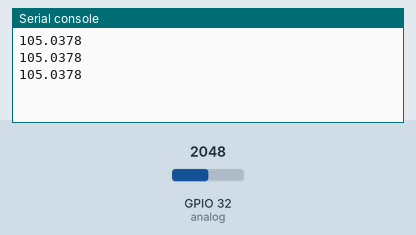
This program was run on a simulated ESP32 board running MicroPython. Shown: the last lines printed to the serial console. Inputs (shaded band) come from the test bench; at power-on: GPIO 32 (analog) = 2048 (analog values on the 0–4095 scale).

Above: at 1.2 s.
1.3 s: GPIO 32 (analog) set to 2866
At 1.9 s:
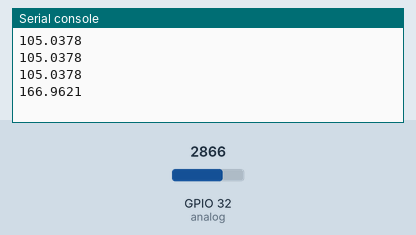
2.8 s: GPIO 32 (analog) set to 3603
At 3.4 s:
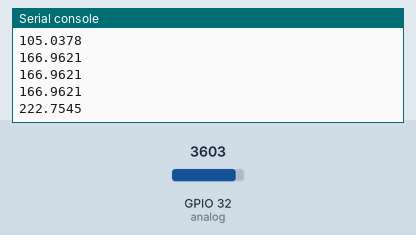
Timing chart, 0 to 5.8 s (numbered marks = the images above; inputs shaded):
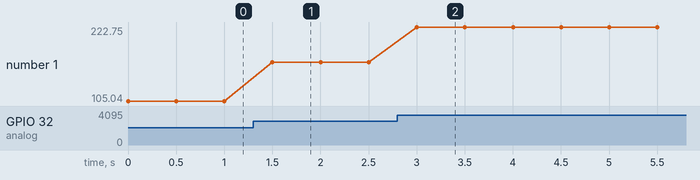

Measured:
- after the input at 1.3 s, the serial console: prints a new line after 0.20 s (image 1)
- after the input at 2.8 s, the serial console: prints a new line after 0.20 s (image 2)
- plotted number 1: 105.04 → 166.96 after the input at 1.3 s, 166.96 → 222.75 after the input at 2.8 s

The program:

09_04_thermometer.py
```python
from machine import ADC, Pin
from time import sleep

analog = ADC(Pin(32), atten=ADC.ATTN_11DB)

mv_per_c = 10
mv_offset = 500

while True:
    mv = analog.read_uv() / 1000
    temp_c = (mv - mv_offset) / mv_per_c
    print(temp_c)
    sleep(0.5)
```
